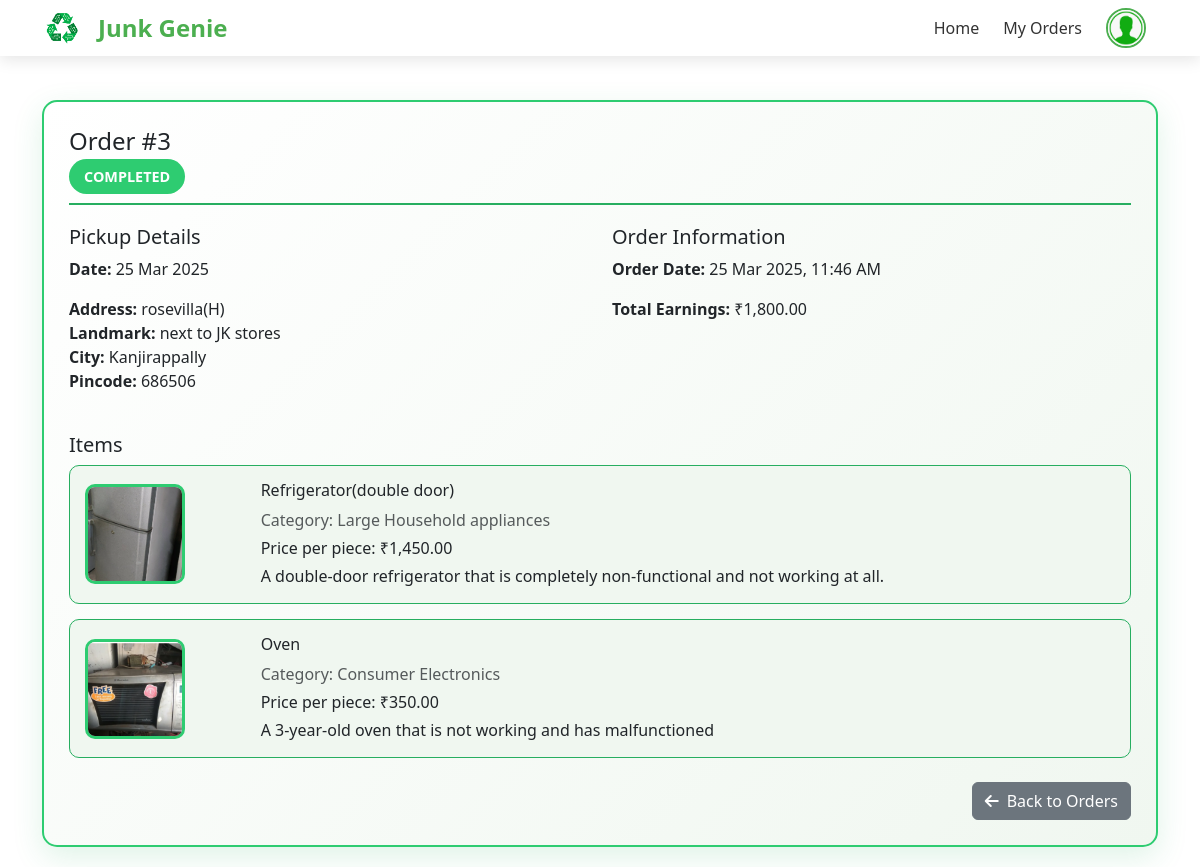
/order_details.php?cart_id=3 (signed in), run on the app's committed database.
### tables this page shows
CREATE TABLE `cart` (
  `id` int(11) NOT NULL,
  `user_id` int(11) NOT NULL,
  `address_id` int(11) NOT NULL,
  `pickup_date` date NOT NULL,
  `pickup_status` enum('Pending','Accepted','Rejected','Completed','Cancelled') DEFAULT 'Pending',
  `assigned_employee_id` int(11) DEFAULT NULL,
  `created_at` timestamp NOT NULL DEFAULT current_timestamp(),
  `updated_at` timestamp NOT NULL DEFAULT current_timestamp() ON UPDATE current_timestamp()
);

CREATE TABLE `user_addresses` (
  `address_id` int(11) NOT NULL,
  `user_id` int(11) NOT NULL,
  `address_type` enum('Home','Work','Other') NOT NULL DEFAULT 'Home',
  `city_id` int(11) NOT NULL,
  `address_line` text NOT NULL,
  `landmark` varchar(255) DEFAULT NULL,
  `pincode` varchar(6) DEFAULT NULL,
  `is_default` tinyint(1) DEFAULT 0,
  `is_active` tinyint(1) DEFAULT 1,
  `created_at` timestamp NOT NULL DEFAULT current_timestamp(),
  `updated_at` timestamp NOT NULL DEFAULT current_timestamp() ON UPDATE current_timestamp()
);

CREATE TABLE `cities` (
  `city_id` int(11) NOT NULL,
  `city_name` varchar(100) NOT NULL,
  `is_active` tinyint(1) DEFAULT 1,
  `created_at` timestamp NOT NULL DEFAULT current_timestamp(),
  `user_id` int(11) DEFAULT NULL
);

CREATE TABLE `cart_items` (
  `id` int(11) NOT NULL,
  `cart_id` int(11) NOT NULL,
  `product_id` int(11) NOT NULL,
  `image` varchar(255) NOT NULL,
  `description` text NOT NULL
);

CREATE TABLE `products` (
  `product_id` int(11) NOT NULL,
  `category_id` int(11) NOT NULL,
  `product_name` varchar(100) NOT NULL,
  `description` varchar(255) DEFAULT NULL,
  `price_per_pc` decimal(10,2) DEFAULT NULL,
  `is_active` tinyint(1) DEFAULT 1,
  `created_at` timestamp NOT NULL DEFAULT current_timestamp(),
  `updated_at` timestamp NOT NULL DEFAULT current_timestamp() ON UPDATE current_timestamp()
);

CREATE TABLE `category` (
  `category_id` int(11) NOT NULL,
  `category_name` varchar(100) NOT NULL,
  `description` varchar(255) DEFAULT NULL,
  `is_active` tinyint(1) DEFAULT 1,
  `created_at` timestamp NOT NULL DEFAULT current_timestamp(),
  `updated_at` timestamp NOT NULL DEFAULT current_timestamp() ON UPDATE current_timestamp()
);

### order_details.php (the view, shortened to what this page needs)
<?php
require_once 'connect.php';
$user_id = $_SESSION['user_id'];
$cart_id = $_GET['cart_id'];
$stmt = $conn->prepare("
    SELECT c.*,
           ci.image, ci.description,
           p.product_name, p.price_per_pc,
           cat.category_name,
           ua.address_line, ua.landmark, ua.pincode,
           city.city_name
    FROM cart c
    JOIN cart_items ci ON c.id = ci.cart_id
    JOIN products p ON ci.product_id = p.product_id
    JOIN category cat ON p.category_id = cat.category_id
    LEFT JOIN user_addresses ua ON c.address_id = ua.address_id
    LEFT JOIN cities city ON ua.city_id = city.city_id
    WHERE c.id = ? AND c.user_id = ?
");
$stmt->bind_param("ii", $cart_id, $user_id);
$stmt->execute();
$result = $stmt->get_result();
$order_details = $result->fetch_assoc();
$total_price = 0;
$result->data_seek(0);
while ($row = $result->fetch_assoc()) {
    $total_price += $row['price_per_pc'];
}
?>
<!DOCTYPE html>
<html lang="en">
<head>
    <link href="https://cdn.jsdelivr.net/npm/bootstrap@5.3.0/dist/css/bootstrap.min.css" rel="stylesheet">
    <link href="https://cdnjs.cloudflare.com/ajax/libs/font-awesome/6.0.0/css/all.min.css" rel="stylesheet">
</head>
<body>
    <?php include 'navbar.php'; ?>
    <div class="container">
        <div class="details-card">
            <div class="order-header">
                <h4>Order #<?= $cart_id ?></h4>
                <span class="status-badge status-<?= $order_details['pickup_status'] ?>">
                    <?= $order_details['pickup_status'] ?>
                </span>
            </div>
            <div class="row mb-4">
                <div class="col-md-6">
                    <h5>Pickup Details</h5>
                    <p><strong>Date:</strong> <?= date('d M Y', strtotime($order_details['pickup_date'])) ?></p>
                    <p><strong>Address:</strong>
                        <?= htmlspecialchars($order_details['address_line']) ?>
                        <?php if ($order_details['landmark']): ?>
                            <br><strong>Landmark:</strong> <?= htmlspecialchars($order_details['landmark']) ?>
                        <?php endif; ?>
                        <?php if ($order_details['city_name']): ?>
                            <br><strong>City:</strong> <?= htmlspecialchars($order_details['city_name']) ?>
                        <?php endif; ?>
                        <?php if ($order_details['pincode']): ?>
                            <br><strong>Pincode:</strong> <?= htmlspecialchars($order_details['pincode']) ?>
                        <?php endif; ?>
                    </p>
                </div>
                <div class="col-md-6">
                    <h5>Order Information</h5>
                    <p><strong>Order Date:</strong> <?= date('d M Y, h:i A', strtotime($order_details['created_at'])) ?></p>
                    <p><strong>Total Earnings:</strong> ₹<?= number_format($total_price, 2) ?></p>
                </div>
            </div>
            <h5>Items</h5>
            <?php $result->data_seek(0); ?>
            <?php while ($item = $result->fetch_assoc()): ?>
                <div class="item-card">
                    <div class="row align-items-center">
                        <div class="col-md-2">
                            <img src="<?= htmlspecialchars($item['image']) ?>" class="item-image" alt="Item Image">
                        </div>
                        <div class="col-md-10">
                            <h6><?= htmlspecialchars($item['product_name']) ?></h6>
                            <p class="text-muted mb-1">Category: <?= htmlspecialchars($item['category_name']) ?></p>
                            <p class="mb-1">Price per piece: ₹<?= number_format($item['price_per_pc'], 2) ?></p>
                            <p class="mb-0"><?= htmlspecialchars($item['description']) ?></p>
                        </div>
                    </div>
                </div>
            <?php endwhile; ?>
            <div class="text-end mt-4">
                <a href="order_history.php" class="btn btn-secondary">
                    <i class="fas fa-arrow-left me-2"></i>Back to Orders
                </a>
            </div>
        </div>
    </div>
</body>
</html>

### navbar.php (shortened to what this page needs)
<!DOCTYPE html>
<html lang="en">
<head>
    <link href="https://cdn.jsdelivr.net/npm/bootstrap@5.3.0/dist/css/bootstrap.min.css" rel="stylesheet">
    <link href="https://cdnjs.cloudflare.com/ajax/libs/font-awesome/6.0.0/css/all.min.css" rel="stylesheet">
</head>
<body>
    <nav class="dashboard-header">
        <div class="container">
            <div class="d-flex justify-content-between align-items-center">
                <a href="index.php" class="navbar-brand">
                    <img src="logo.jpg" alt="JunkGenie" height="40">
                    <h1>Junk Genie</h1>
                </a>
                <div class="d-flex align-items-center">
                    <ul class="navbar-nav d-flex flex-row align-items-center">
                        <li class="nav-item">
                            <a class="nav-link" href="userdashboard.php">Home</a>
                        </li>
                        <li class="nav-item">
                            <a class="nav-link" href="order_history.php">My Orders</a>
                        </li>
                        <?php if (isset($_SESSION['user_id'])): ?>
                            <li class="nav-item dropdown">
                                <img src="images/profile.jpg" alt="Profile" class="user-avatar" data-bs-toggle="dropdown">
                            </li>
                        <?php endif; ?>
                    </ul>
                </div>
            </div>
        </div>
    </nav>
</body>
</html>

### order_details.php (style rules this page uses)
body { background-color: #e6f3e6; padding-top: 20px; font-family: 'Montserrat', sans-serif; }
.details-card { background: linear-gradient(135deg, #ffffff, #f0f7f0); border-radius: 15px; padding: 25px; margin-top: 80px; margin-bottom: 20px; box-shadow: 0 10px 30px rgba(39, 174, 96, 0.15); border: 2px solid #2ecc71; }
.order-header { border-bottom: 2px solid #27ae60; padding-bottom: 15px; margin-bottom: 20px; }
.status-badge { padding: 8px 15px; border-radius: 20px; font-size: 0.9rem; font-weight: 600; text-transform: uppercase; }
.item-image { width: 100px; height: 100px; object-fit: cover; border-radius: 10px; border: 3px solid #2ecc71; }
.item-card { border: 1px solid #27ae60; border-radius: 10px; padding: 15px; margin-bottom: 15px; background-color: #f0f7f0; transition: all 0.3s ease; }
.status-badge.status-Completed { background-color: #2ecc71; color: white; }

### navbar.php (style rules this page uses)
:root { --primary-green: #4CAF50; --secondary-green: #81C784; --light-background: #F0F4F0; }
.dashboard-header { background: white; padding: 0.5rem 0; position: fixed; width: 100%; top: 0; z-index: 1000; box-shadow: 0 4px 15px rgba(0, 0, 0, 0.1); }
.navbar-brand { display: flex; align-items: center; gap: 1rem; }
.navbar-brand h1 { font-size: 1.5rem; font-weight: 700; color: var(--primary-green); margin: 0; }
.nav-item { margin: 0 0.75rem; }
.nav-link { color: #333 !important; font-weight: 500; transition: color 0.3s ease; }
.user-avatar { width: 40px; height: 40px; border-radius: 50%; border: 2px solid var(--primary-green); cursor: pointer; transition: transform 0.3s; }

### data on the page
cart: pickup_status "COMPLETED", pickup_date "25 Mar 2025", created_at "25 Mar 2025, 11:46 AM", cart_items.image (picture), products.product_name "Refrigerator(double door)", category.category_name "Large Household appliances", products.price_per_pc "1,450.00", cart_items.description "A double-door refrigerator that is completely non-functional and not working at all.", products.product_name "Oven", category.category_name "Consumer Electronics", products.price_per_pc "350.00", cart_items.description "A 3-year-old oven that is not working and has malfunctioned"
user_addresses: address_line "rosevilla(H)", landmark "next to JK stores", pincode "686506"
cities: city_name "Kanjirappally"

### other printed values
$cart_id "3"
$total_price "1,800.00"
